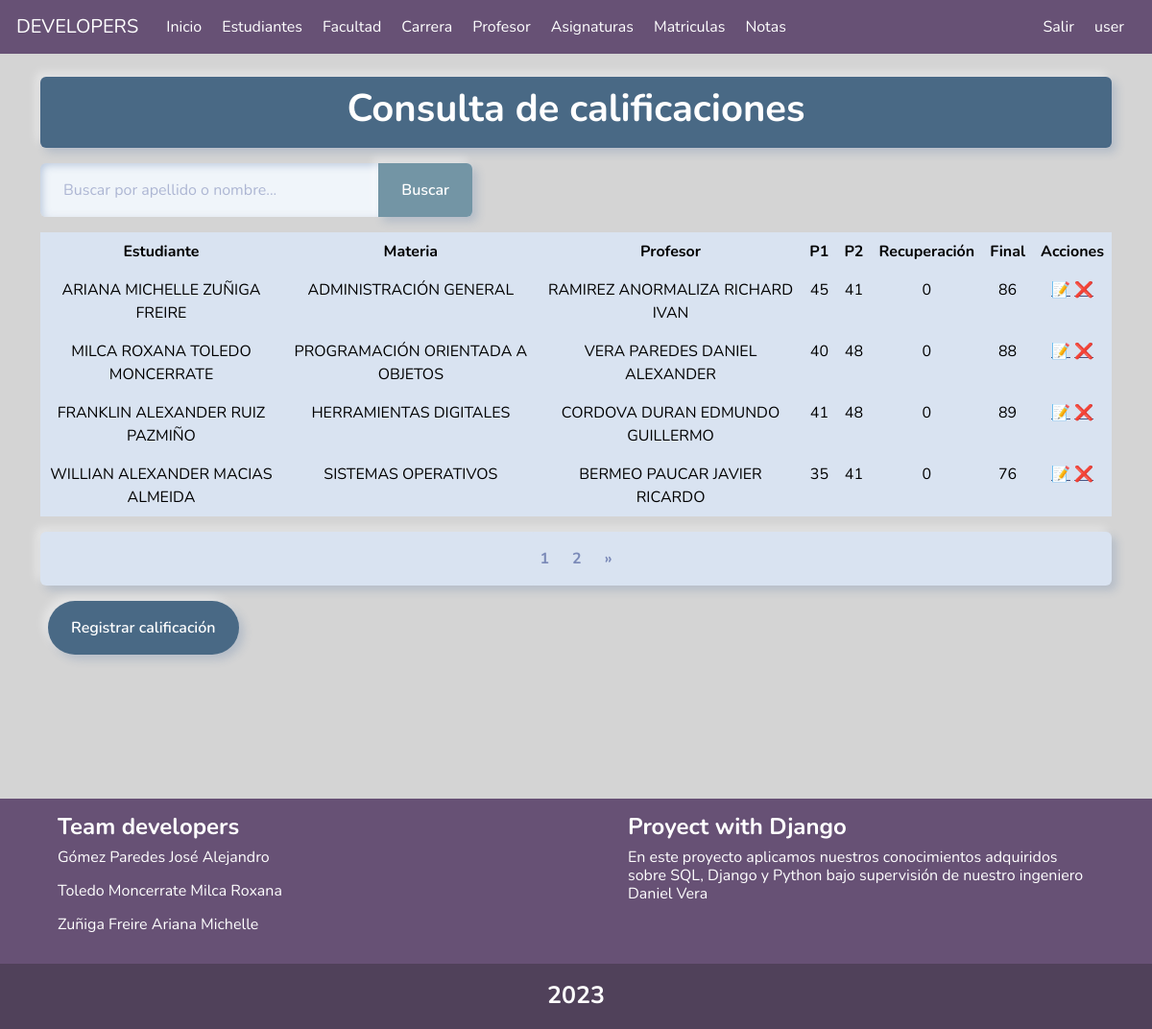
The app's page /calification/ (signed in) with its own data.
### notas/models.py (models this page shows, shortened)
class Calification(models.Model):
    n1 = models.IntegerField('n1', default=0)
    n2 = models.IntegerField('n2', default=0)
    n3 = models.IntegerField('n3', default=0)
    n4 = models.IntegerField('n4', default=0)
    ex1 = models.IntegerField('ex1', default=0)
    ex2 = models.IntegerField('ex2', default=0)
    p1 = models.IntegerField('p1', default=0)
    p2 = models.IntegerField('p2', default=0)
    re = models.IntegerField('re', default=0)
    final = models.IntegerField('final', default=0)
    enroll = models.OneToOneField(enrollment, on_delete=models.CASCADE)
    asistencia = models.IntegerField('asistencia', default=0)

class enrollment(models.Model):
    student = models.ForeignKey(Student, on_delete=models.CASCADE)
    subject = models.ForeignKey(Subject, on_delete=models.CASCADE)
    teacher = models.ForeignKey(Teacher, on_delete=models.PROTECT)
    fecha = models.DateTimeField(auto_now_add=True)
    paralell = models.CharField(
        'paralell', max_length=20, blank=False, null=False)

class Student(models.Model):
    firstname = models.CharField(
        'Nombres', max_length=200, null=False, blank=False)
    lastname = models.CharField(
        verbose_name="Apellidos", max_length=200, blank=False, null=False)
    created = models.DateTimeField(auto_now_add=True)
    dategraduate = models.DateTimeField(
        'Fecha Graduacion', null=True, blank=True)
    graduate = models.BooleanField('Graduado', default=False)
    user = models.ForeignKey(User, on_delete=models.CASCADE)
    carrera = models.ForeignKey(Carrer, default=None, on_delete=models.PROTECT)
    photo = models.ImageField(default='../media/default_photo.png',
                              upload_to='studentPhoto', blank=True, null=True)
    class Meta:
        verbose_name = ('Student')
        verbose_name_plural = ('Students')
        ordering = ('-lastname',)
    def __str__(self):
        return f"{self.firstname} {self.lastname}"

class Subject(models.Model):
    name = models.CharField(verbose_name="name", max_length=200)
    code = models.CharField(verbose_name="code", max_length=20)
    semestre = models.IntegerField('semestre', default=1)
    is_active = models.BooleanField(verbose_name="is_active", default=True)
    def __str__(self):
        return f"{self.name}"

class Teacher(models.Model):
    firstname = models.CharField('Nombres', max_length=200)
    lastname = models.CharField(verbose_name="Apellidos", max_length=200)
    created = models.DateTimeField(auto_now_add=True)
    photo = models.ImageField(default='../media/default_photo.png',
                                upload_to='teacherPhoto', blank=True, null=True)
    user = models.ForeignKey(User, on_delete=models.CASCADE)
    class Meta:
        verbose_name = ('Teacher')
        verbose_name_plural = ('Teachers')
        ordering = ('-lastname',)
    def __str__(self):
        return f"{self.lastname} {self.firstname}"

### notas/calitications.py (the view)
# urls.py: path('calification/', calitications.init, name='calification'),
@login_required
def init(request):
    print(request)
    context, califications = None, None
    try:
        query = request.GET.get('q')  # ver
        if query:
            califications = (Calification.objects.filter(
                enroll__student__firstname__icontains=query) or
                califications.objects.filter
                (enroll__student__lastname__icontains=query) or
                califications.objects.filter
                (enroll__subject__name__icontains=query))
        else:
            califications = Calification.objects.all()
        paginator = Paginator(califications, 4)
        pagina = request.GET.get('page', 1)
        calificaciones_paginadas = paginator.get_page(pagina)
        context = {
            'calificaciones': calificaciones_paginadas,
            'title': 'Consulta de calificaciones',
            'paginator': paginator,
            'num_pages': paginator.num_pages,
        }
        return render(request, 'calificaciones/calification.html', context)
    except ValueError:
        print(ValueError)
        return render(request, 'calificaciones/calification.html',
                      {'title': 'Consulta de calificaciones',
                       'error': 'Ha ocurrido un error en la consulta'})

### notas/templates/calificaciones/calification.html (shortened to what this page needs)
{% extends "base.html" %}
{% load static%}
{% block content %}
 <div class="container">
    <div class="py-2 mt-4 border border-1 shadow rounded text-center color">
        <h1 class="fw-bold text-white text-success">{{title}}</h1>
    </div>
   <div class="mt-3">
        <div class="mt-2 d-flex justify-content-between flex-wrap">
            <form action="" style="max-width: 450px;">
                <div class="input-group">
                    <input type="text" size="100" class="form-control" placeholder="Buscar por apellido o nombre..." name="q" value="{{ request.GET.q }}">
                    <button class="btn botones text-white" data-bs-toggle="tooltip" data-bs-title="Escriba parte del codigo o nombre y click en buscar">
                        Buscar
                    </button>
                </div>
            </form>
        </div>
  </div>
  <div class="table-responsive mt-3">
     <table class="table table-borderless table-fluid">
    <thead class="text-center text-light ">
      <tr >
        <th>Estudiante</th>
        <th>Materia</th>
        <th>Profesor</th>
        <th>P1</th>
        <th>P2</th>
        <th>Recuperación</th>
        <th>Final</th>
        <th>Acciones</th>
      </tr>
    </thead>
    <tbody>
      {% for calificacion in calificaciones %}
      <tr>
        <td style="text-align: center;">{{calificacion.enroll.student|upper}}</td>
        <td style="text-align: center;">{{calificacion.enroll.subject|upper}}</td>
        <td style="text-align: center;">{{calificacion.enroll.teacher|upper}}</td>
        <td style="text-align: center;">{{calificacion.p1}}</td>
        <td style="text-align: center;">{{calificacion.p2}}</td>
        <td style="text-align: center;">{{calificacion.re}}</td>
        <td style="text-align: center;">{{calificacion.final}}</td>
        <td style="text-align: center;">
          <a href="{% url 'update_calification' calificacion.id %}" data-bs-toggle="tooltip" data-bs-title="Editar calificacion">📝</a>
          <a href="{% url 'delete_calification' calificacion.id %}" data-bs-toggle="tooltip" data-bs-title="Eliminar calificacion">❌</a>
        </td>
      </tr>
    {% endfor %}
    </tbody>
     </table>
  </div>
  {% if paginator.num_pages > 1 %}
    <ul class="pagination">
        {% for page_num in paginator.page_range %}
            <li class="page-item text-danger fw-bold {% if page_num == pagina %}active{% endif %}">
                <a class="page-link fw-bold" href="{% url 'calification' %}?page={{ page_num }}">{{ page_num }}</a>
            </li>
        {% endfor %}
        <li class="page-item">
            <a class="page-link fw-bold" href="{% url 'calification' %}?page={{ paginator.num_pages }}">&raquo;</a>
        </li>
    </ul>
  {% endif %}
  <div class="m-2">
    <a href="{% url 'create_calification' %}" class="btn color text-white" data-bs-toggle="tooltip" data-bs-title="Ingresar un nueva facultad">
        Registrar calificación
    </a>
  </div>
</div>
{% endblock content %}

### notas/templates/base.html (shortened to what this page needs)
<!DOCTYPE html>
<html lang="es">
  <head>
    {% load static%}
    <link rel="stylesheet" href={% static 'css/bootstrap.min.css' %}>
    <link rel="stylesheet" href={% static 'css/estilos.css' %}>
  </head>
  <body class="fondo">
    <div>
        <nav class="navbar navbar-expand-lg " data-bs-theme="dark">
      <div class="container-fluid"  class="navbar">
        <a class="navbar-brand" href="#">DEVELOPERS</a>
        <div class="collapse navbar-collapse" id="navbarColor01">
          <ul class="navbar-nav me-auto">
            <li class="nav-item">
              <a class="nav-link active" href={% url 'home' %}>Inicio
            </li>
            <li class="nav-item">
              <a class="nav-link" href={% url 'students' %}>Estudiantes</a>
            </li>
            <li class="nav-item">
              <a class="nav-link" href={%url 'faculty'%}>Facultad</a>
            </li>
            <li class="nav-item">
              <a class="nav-link" href="{%url 'carrers'%}">Carrera</a>
            </li>
            <li class="nav-item">
              <a class="nav-link" href={% url 'teachers'%}>Profesor</a>
            </li>
            <li class="nav-item">
              <a class="nav-link" href={%url 'subjects'%}>Asignaturas</a>
            </li>
            <li class="nav-item">
              <a class="nav-link" href={%url 'enroll'%}>Matriculas</a>
            </li>
            <li class="nav-item">
              <a class="nav-link" href={%url 'calification'%}>Notas</a>
            </li>
          </ul>
          <ul class="navbar-nav me-right">
            {% if user.is_authenticated %}
              <li class="nav-item">
                <a class="nav-link" href={% url 'logout' %}>Salir</a>
              </li>
              <li class="nav-item nav-link">
                {{user.username}} <img src="{{user.userprofile.photo.url}}" style="width:50px; heigth:50px">
              </li>
            {% else %}
                  <li class="nav-item" ><a class="nav-link" href={% url 'login' %}>Iniciar Sesion</a></li>
            {% endif %}
          </ul>
        </div>
      </div>
    </nav>
    </div>
    {% block content %}
    {% endblock content %}
    {% include 'footer.html' %}
  </body>
</html>

### static/css/estilos.css (style rules this page uses)
.fondo { background-color: rgb(212, 212, 212) }
.navbar { background-color: #675175; text-indent: 5px; }
.nav-link { color: #fff; }
.color { background-color: #496985; }
.botones { background: #7395a5; }

### records on screen
Calification: enroll.student "ARIANA MICHELLE ZUÑIGA FREIRE", enroll.subject "ADMINISTRACIÓN GENERAL", enroll.teacher "RAMIREZ ANORMALIZA RICHARD IVAN", p1 "45", p2 "41", re "0", final "86"
Calification: enroll.student "MILCA ROXANA TOLEDO MONCERRATE", enroll.subject "PROGRAMACIÓN ORIENTADA A OBJETOS", enroll.teacher "VERA PAREDES DANIEL ALEXANDER", p1 "40", p2 "48", re "0", final "88"
Calification: enroll.student "FRANKLIN ALEXANDER RUIZ PAZMIÑO", enroll.subject "HERRAMIENTAS DIGITALES", enroll.teacher "CORDOVA DURAN EDMUNDO GUILLERMO", p1 "41", p2 "48", re "0", final "89"
Calification: enroll.student "WILLIAN ALEXANDER MACIAS ALMEIDA", enroll.subject "SISTEMAS OPERATIVOS", enroll.teacher "BERMEO PAUCAR JAVIER RICARDO", p1 "35", p2 "41", re "0", final "76"

### other values on screen
{{ user.username }} "user"
{{ title }} "Consulta de calificaciones"
{{ page_num }} "1" "2"
